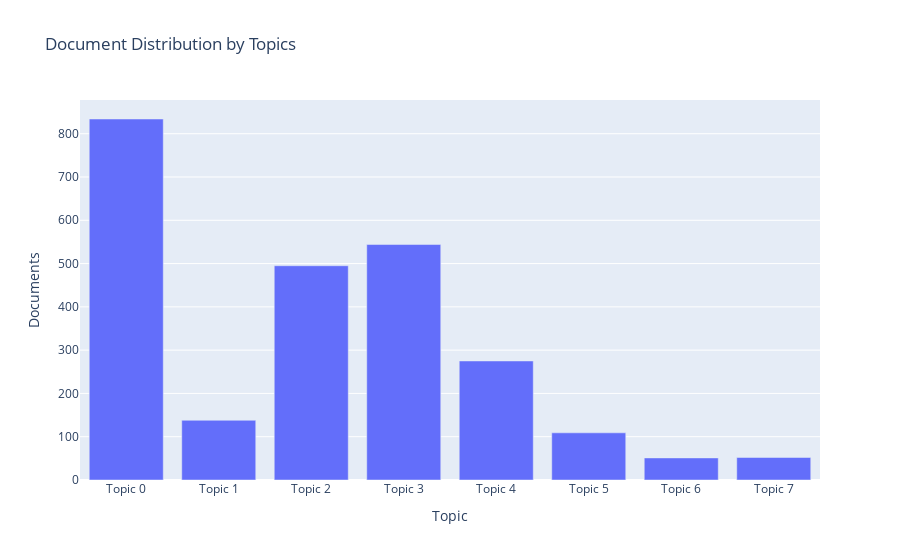

Notebook cell for this chart:
### Code cell
plot_model(hdp2, plot = 'topic_distribution')

### Figure 1 — Plotly figure (JSON) as saved in the notebook; plotly's stock layout.template omitted (floating-point values rounded to 4 significant figures)
{"data": [{"alignmentgroup": "True", "customdata": [["coffee, dog, price, time, tea, must, favorite, contain, omit, dish"], ["keep, build, pulp, mill, remain, nee, inflated, od, supermarket, kitchen"], ["tea, coffee, price, natural, sam, mangosteen, sweet, challenge, dislike, zico"], ["coffee, tea, coor, box, birthday, bag, pan, lot, alive, retail"], ["kid, coffee, havn, fitness, fast, think, cane, day, dark, leakage"], ["literally, volume, unsaturate, twist, overpay, punch, hit, canister, communitycoffee, peppermint"], ["casual, precious, swift, flimsy, subtleness, incentive, adding, steamed, agent, purchasing"], ["tea, dosage, inefficiency, barley, russel, terrific, pesticide, method, fuller, buildup"]], "hovertemplate": "Topic=%{x}<br>Documents=%{y}<br>Keyword=%{customdata[0]}<extra></extra>", "legendgroup": "", "marker": {"color": "#636efa", "pattern": {"shape": ""}}, "name": "", "offsetgroup": "", "orientation": "v", "showlegend": false, "textposition": "auto", "type": "bar", "x": ["Topic 0", "Topic 1", "Topic 2", "Topic 3", "Topic 4", "Topic 5", "Topic 6", "Topic 7"], "xaxis": "x", "y": [834, 138, 495, 544, 275, 109, 51, 52], "yaxis": "y"}], "layout": {"barmode": "relative", "legend": {"tracegroupgap": 0}, "title": {"text": "Document Distribution by Topics"}, "xaxis": {"anchor": "y", "domain": [0, 1], "title": {"text": "Topic"}}, "yaxis": {"anchor": "x", "domain": [0, 1], "title": {"text": "Documents"}}}}
